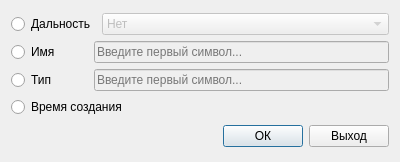
<?xml version="1.0" encoding="UTF-8"?>
<ui version="4.0">
 <class>Sort</class>
 <widget class="QDialog" name="Sort">
  <property name="geometry">
   <rect>
    <x>0</x>
    <y>0</y>
    <width>400</width>
    <height>162</height>
   </rect>
  </property>
  <property name="minimumSize">
   <size>
    <width>400</width>
    <height>162</height>
   </size>
  </property>
  <property name="maximumSize">
   <size>
    <width>400</width>
    <height>2000</height>
   </size>
  </property>
  <property name="windowTitle">
   <string>Dialog</string>
  </property>
  <layout class="QVBoxLayout" name="verticalLayout_2">
   <item>
    <layout class="QVBoxLayout" name="verticalLayout">
     <item>
      <layout class="QHBoxLayout" name="horizontalLayout">
       <item>
        <widget class="QRadioButton" name="Distant_rbtn">
         <property name="text">
          <string>Дальность</string>
         </property>
        </widget>
       </item>
       <item>
        <widget class="QComboBox" name="Distant_box">
         <property name="enabled">
          <bool>false</bool>
         </property>
         <property name="sizePolicy">
          <sizepolicy hsizetype="Expanding" vsizetype="Fixed">
           <horstretch>0</horstretch>
           <verstretch>0</verstretch>
          </sizepolicy>
         </property>
         <item>
          <property name="text">
           <string>Нет</string>
          </property>
         </item>
         <item>
          <property name="text">
           <string>До 100</string>
          </property>
         </item>
         <item>
          <property name="text">
           <string>До 1000</string>
          </property>
         </item>
         <item>
          <property name="text">
           <string>До 10000</string>
          </property>
         </item>
         <item>
          <property name="text">
           <string>До 10000+</string>
          </property>
         </item>
        </widget>
       </item>
      </layout>
     </item>
     <item>
      <layout class="QHBoxLayout" name="horizontalLayout_3">
       <item>
        <widget class="QRadioButton" name="Name_rbtn">
         <property name="text">
          <string>Имя</string>
         </property>
        </widget>
       </item>
       <item>
        <widget class="QLineEdit" name="Name_line">
         <property name="enabled">
          <bool>false</bool>
         </property>
         <property name="sizePolicy">
          <sizepolicy hsizetype="Fixed" vsizetype="Fixed">
           <horstretch>0</horstretch>
           <verstretch>0</verstretch>
          </sizepolicy>
         </property>
         <property name="minimumSize">
          <size>
           <width>295</width>
           <height>0</height>
          </size>
         </property>
         <property name="maxLength">
          <number>1</number>
         </property>
         <property name="placeholderText">
          <string>Введите первый символ...</string>
         </property>
        </widget>
       </item>
      </layout>
     </item>
     <item>
      <layout class="QHBoxLayout" name="horizontalLayout_4">
       <item>
        <widget class="QRadioButton" name="Type_rbtn">
         <property name="text">
          <string>Тип</string>
         </property>
        </widget>
       </item>
       <item>
        <widget class="QLineEdit" name="Type_line">
         <property name="enabled">
          <bool>false</bool>
         </property>
         <property name="sizePolicy">
          <sizepolicy hsizetype="Fixed" vsizetype="Fixed">
           <horstretch>0</horstretch>
           <verstretch>0</verstretch>
          </sizepolicy>
         </property>
         <property name="minimumSize">
          <size>
           <width>295</width>
           <height>0</height>
          </size>
         </property>
         <property name="maxLength">
          <number>1</number>
         </property>
         <property name="placeholderText">
          <string>Введите первый символ...</string>
         </property>
        </widget>
       </item>
      </layout>
     </item>
     <item>
      <widget class="QRadioButton" name="Time_rbtn">
       <property name="text">
        <string>Время создания</string>
       </property>
      </widget>
     </item>
    </layout>
   </item>
   <item>
    <layout class="QHBoxLayout" name="horizontalLayout_2">
     <item>
      <spacer name="horizontalSpacer">
       <property name="orientation">
        <enum>Qt::Orientation::Horizontal</enum>
       </property>
       <property name="sizeHint" stdset="0">
        <size>
         <width>40</width>
         <height>20</height>
        </size>
       </property>
      </spacer>
     </item>
     <item>
      <widget class="QPushButton" name="OK_btn">
       <property name="enabled">
        <bool>true</bool>
       </property>
       <property name="text">
        <string>ОК</string>
       </property>
      </widget>
     </item>
     <item>
      <widget class="QPushButton" name="Cancel_btn">
       <property name="text">
        <string>Выход</string>
       </property>
      </widget>
     </item>
    </layout>
   </item>
  </layout>
 </widget>
 <resources/>
 <connections/>
</ui>
